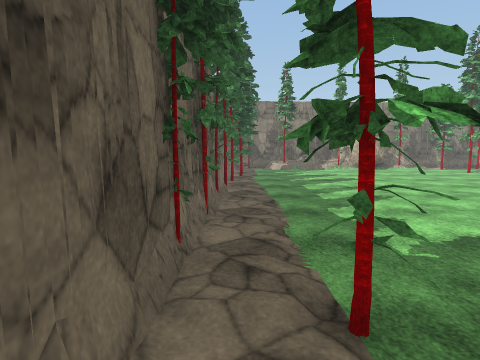
View 1 (above)

24 first-person views from a walk through a scene from a Unity 3-D project. The camera is 1.5 m above the floor, tilts 6° down and sees 75° across. The floor is counted in squares, 1 m on a side. Each view is taken from the middle of a square. On the plan, view 1 faces up. The plan holds only what a view shows up to about 15 squares ahead; the rest is blank. Some animated figures are not drawn. Some surface patterns are stand-ins.

View 2
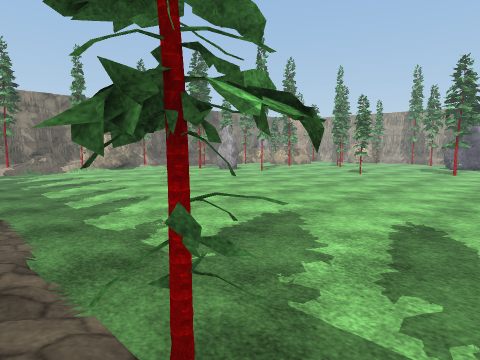

View 3
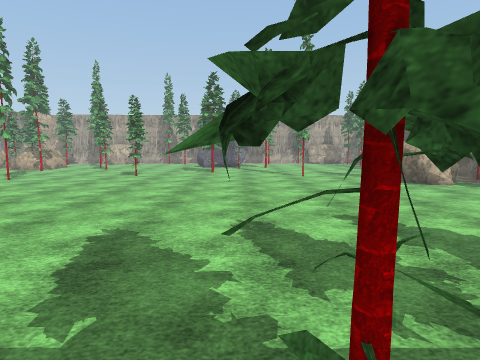

View 4
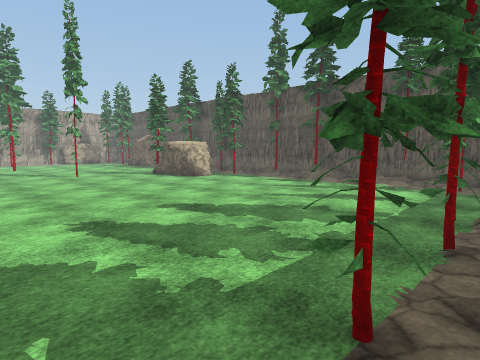

View 5
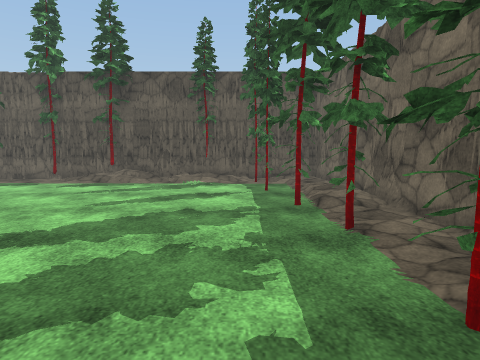

View 6
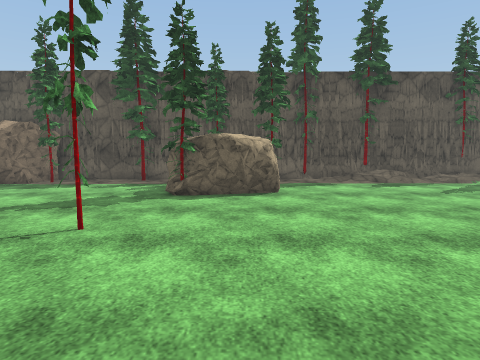

View 7
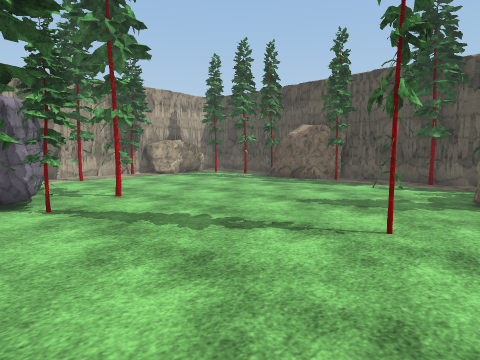

View 8
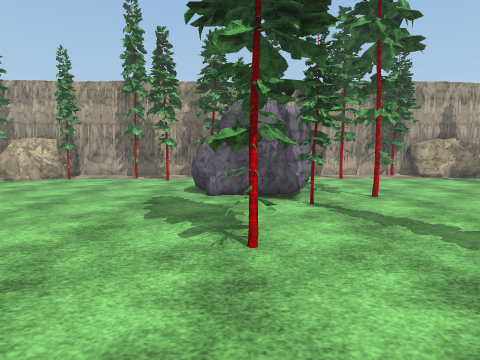

View 9
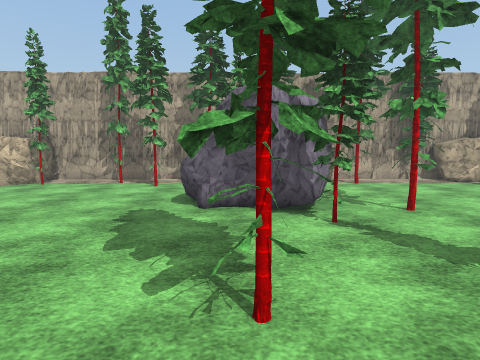

View 10
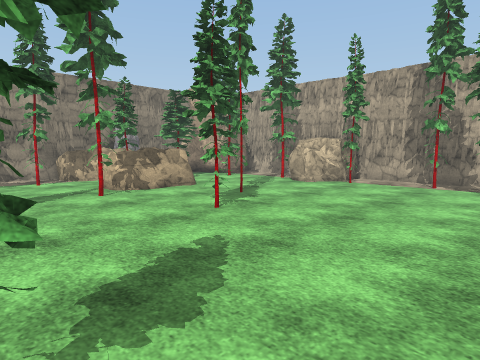

View 11
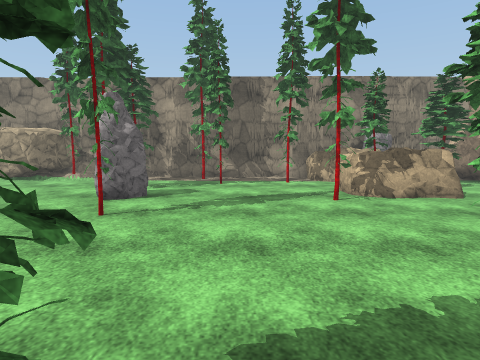

View 12
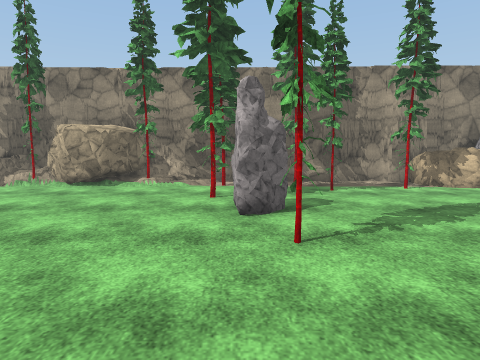

View 13
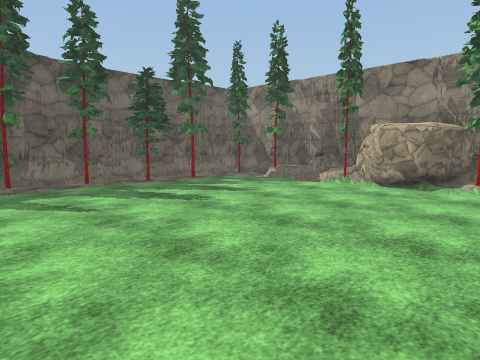

View 14
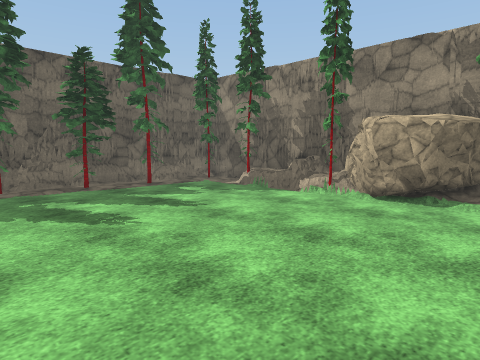

View 15
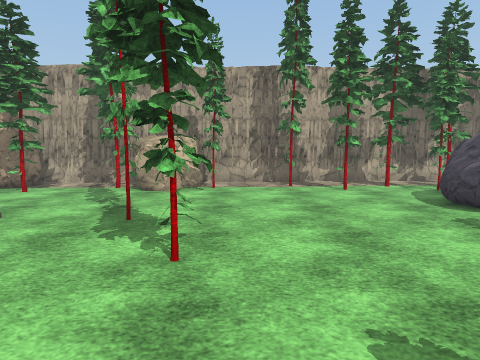

View 16
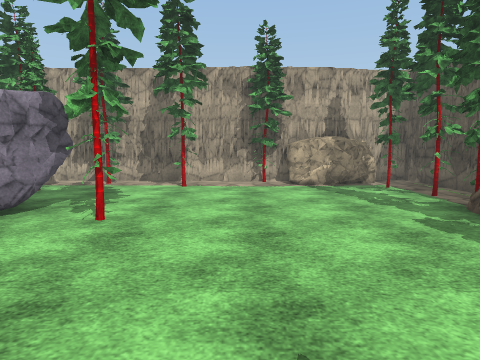

View 17
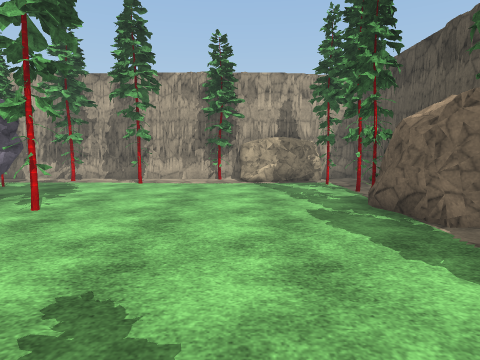

View 18
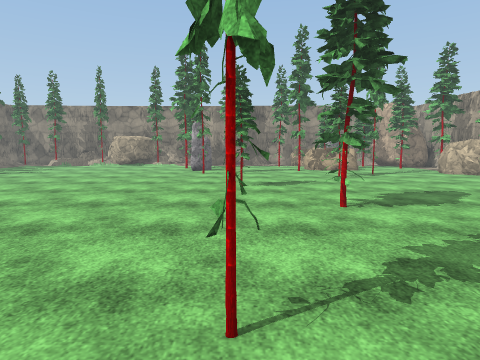

View 19
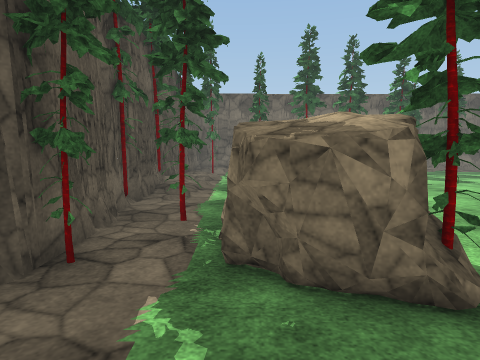

View 20
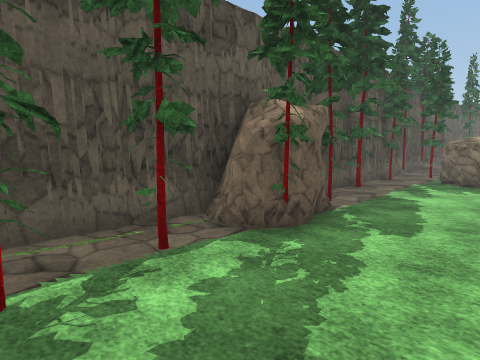

View 21
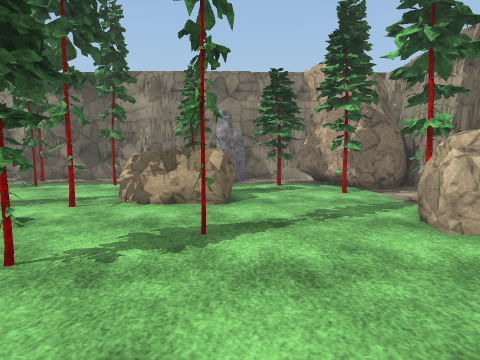

View 22
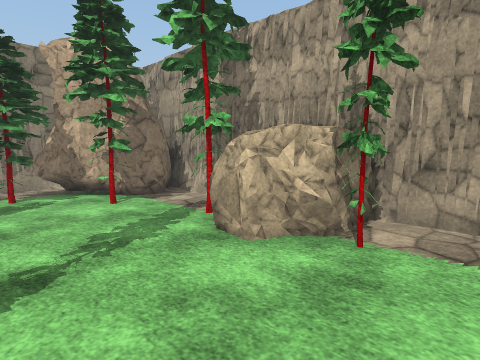

View 23
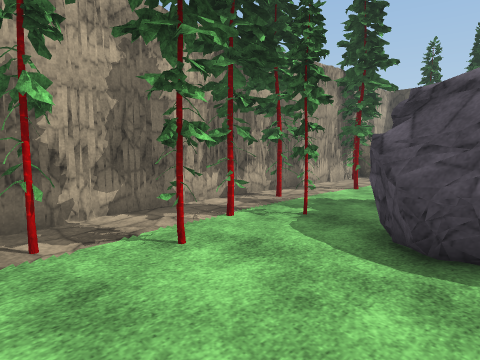

View 24
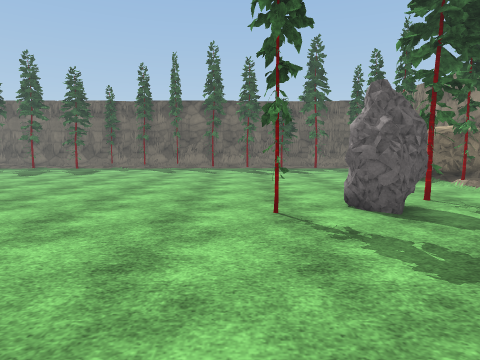

### Floor plan
Key: @ floor where view 1 was taken; # wall or solid block; x gap in a wall; . main floor; : floor 0.25 m higher than the main floor; / step, stairs or slope; = window, fence, low wall or low ledge; ^ raised ledge; R rock.
Columns run from 1 left of view 1 to 34 right of it. Each row starts with its distance up from view 1.
 24    ######  R############RR#####
 23   ###=^=#RRRR=./x.##...RRRRR  R
 22 ###.#=x##RRR##/##.....#RRRR. #RRRR#
 21 #..................#..#..  .##RRRR#
 20 ##.............# ....... ##....#RR#
 19 ##.............##.......RR ...##.##
 18 #...............RR......RRRR......#
 17 ##..............RR.....#.RR....##.#
 16 ##.............................RR
 15 ##...............#.............RR
 14 ##.............................RRR#
 13 #.......................#......##.#
 12 #.................................#
 11 #.................................#
 10 #...............................#.#
  9 #..................#..............#
  8 #..............................#..#
  7 #...........................R...#.#
  6 #..........................RRR..#.#
  5 #....................##...RRRR.#..#
  4 #.........................RR R...##
  3 #.#......................#.RR ...##
  2 #.#.........................R.....#
  1 #.........................#.......#
  0 #@..............................#.#
 -1 #x#...............................#
 -2 #.................................#
 -3 #./#.............................##
 -4 #:/..............................R#
 -5 #:/............RRR#.............RRR
 -6 #:/#...........RRRR.............RR
 -7 #..............RRRR............##RR
 -8 #.//.//../....##........#RRRR####R#
 -9 #./x//:///:/..x..#...#..#RRRR#  ####
-10 ######################### RR##

Positions as (right, up) in squares from view 1, and headings:
1: (0, 0), facing up
2: (0, 1), facing up-right
3: (0, 3), facing right
4: (0, 5), facing down-right
5: (3, 5), facing down
6: (15, 5), facing down
7: (16, 5), facing down-right
8: (16, 5), facing right
9: (18, 5), facing right
10: (18, 7), facing up-right
11: (19, 8), facing up
12: (15, 10), facing up
13: (13, 10), facing up-left
14: (12, 13), facing up-left
15: (19, 12), facing right
16: (19, -2), facing right
17: (18, -4), facing right
18: (18, -3), facing up
19: (20, -7), facing left
20: (31, -4), facing down-left
21: (26, 9), facing up
22: (26, 11), facing up-right
23: (26, 11), facing down-right
24: (23, 14), facing left
